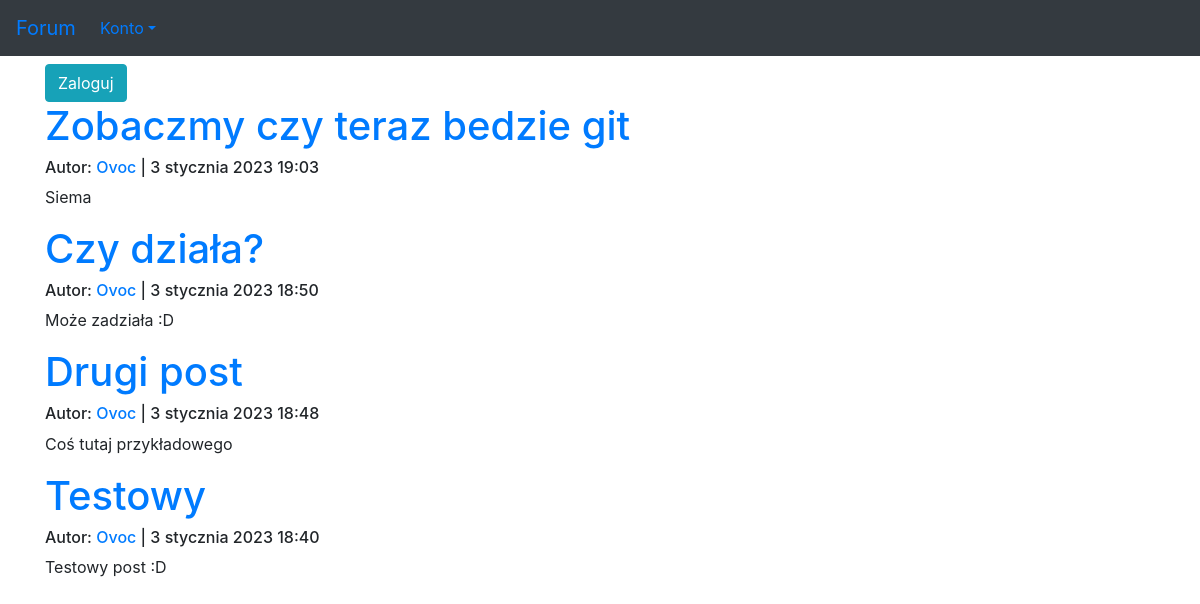
The app's page /, older data.
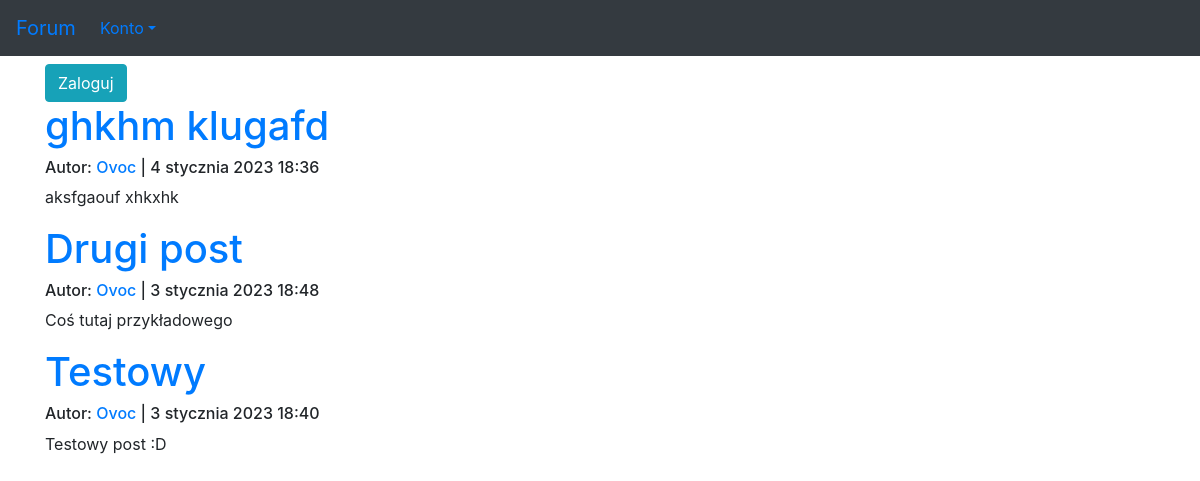
The same page, newer data.
### forum/models.py (models this page shows, shortened)
class Post(models.Model):
    author = models.ForeignKey(User, on_delete=models.CASCADE)
    title = models.CharField(max_length=100)
    description = models.TextField()
    published_date = models.DateTimeField(default=timezone.now)
    updated = models.DateTimeField(blank=True, null=True)
    views = models.IntegerField(default=0)

### forum/views.py (the view)
# urls.py: path('', views.posts_list, name='index'),
def posts_list(request):
    posts = Post.objects.filter(published_date__lte=timezone.now()).order_by('-published_date')
    paginator = Paginator(posts, 10)
    page = request.GET.get('page')
    posts = paginator.get_page(page)
    return render(request, 'forum/index.html', {'posts': posts})

### forum/templates/forum/index.html
{% extends 'szablon.html' %}
{% block tresc %}
    {% if user.is_authenticated %}
        <p><a href="{% url 'forum:new_post' %}" class="btn btn-info" role="button">Nowy post</a></p>
    {% else %}
        <a href="{% url 'users:loguj' %}" class="btn btn-info" role="button">Zaloguj</a>
    {% endif %}
    {% for post in posts %}
        <h1><a href="{% url 'forum:post' pk=post.pk %}">{{ post.title }}</a></h1>
        <h6>
            Autor: <a href="{% url 'users:index' user.id %}">{{ post.author }}</a> | {{ post.published_date }}
        </h6>
        <p>{{ post.description }}</p>
    {% endfor %}
{% endblock tresc %}

Row changes from the older to the newer data that the page shows:
removed Post: title "Zobaczmy czy teraz bedzie git", author "Ovoc", published_date "3 stycznia 2023 19:03", description "Siema"
removed Post: title "Czy działa?", author "Ovoc", published_date "3 stycznia 2023 18:50", description "Może zadziała :D"
added Post: title "ghkhm klugafd", author "Ovoc", published_date "4 stycznia 2023 18:36", description "aksfgaouf xhkxhk"
